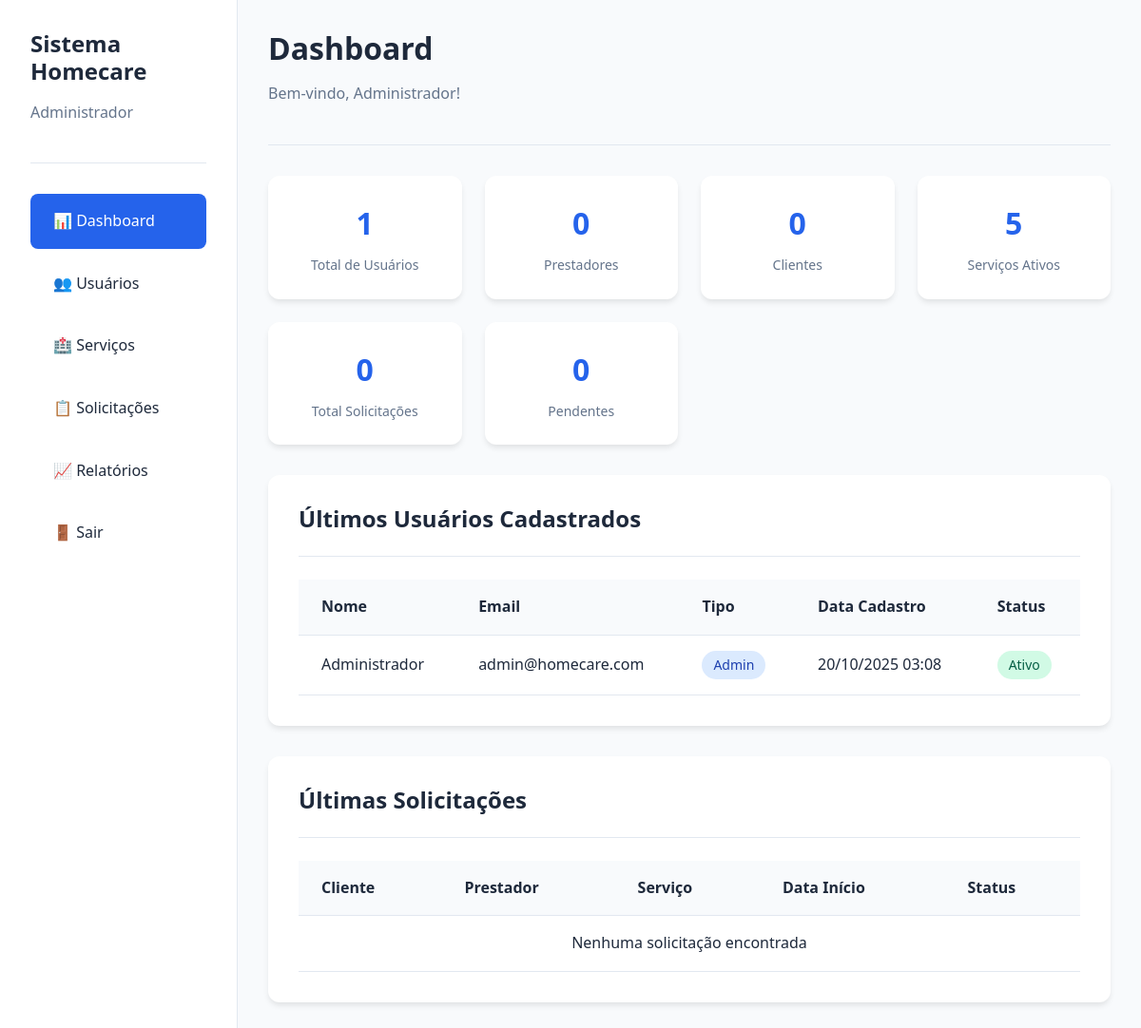
Page /admin/index.php (signed in) on the committed database.
### tables this page shows
CREATE TABLE usuarios (
    id INT AUTO_INCREMENT PRIMARY KEY,
    nome VARCHAR(100) NOT NULL,
    email VARCHAR(100) NOT NULL UNIQUE,
    senha VARCHAR(255) NOT NULL,
    telefone VARCHAR(20),
    cpf VARCHAR(14) UNIQUE,
    tipo_usuario ENUM('admin', 'prestador', 'cliente') NOT NULL,
    foto_perfil VARCHAR(255) DEFAULT NULL,
    status ENUM('ativo', 'inativo') DEFAULT 'ativo',
    data_cadastro TIMESTAMP DEFAULT CURRENT_TIMESTAMP,
    data_atualizacao TIMESTAMP DEFAULT CURRENT_TIMESTAMP ON UPDATE CURRENT_TIMESTAMP,
    INDEX idx_email (email),
    INDEX idx_tipo_usuario (tipo_usuario),
    INDEX idx_status (status)
);

### includes/funcoes.php (called while the page is built, shortened)
<?php
function isLoggedIn() {
    return isset($_SESSION['user_id']);
}
function getLoggedUser() {
    return [
        'id' => $_SESSION['user_id'],
        'nome' => $_SESSION['user_nome'],
        'email' => $_SESSION['user_email'],
        'tipo' => $_SESSION['user_tipo']
    ];
}
function formatDateTimeBR($datetime) {
    return date('d/m/Y H:i', strtotime($datetime));
}

### admin/index.php (the view, shortened to what this page needs)
<?php
$db = getDB();
$stats = [
    'total_usuarios' => 0,
    'total_prestadores' => 0,
    'total_clientes' => 0,
    'total_servicos' => 0,
    'total_solicitacoes' => 0,
    'solicitacoes_pendentes' => 0,
    'solicitacoes_concluidas' => 0
];
try {
    $stmt = $db->query("SELECT COUNT(*) as total FROM usuarios");
    $stats['total_usuarios'] = $stmt->fetch()['total'];
    $stmt = $db->query("SELECT COUNT(*) as total FROM usuarios WHERE tipo_usuario = 'prestador'");
    $stats['total_prestadores'] = $stmt->fetch()['total'];
    $stmt = $db->query("SELECT COUNT(*) as total FROM usuarios WHERE tipo_usuario = 'cliente'");
    $stats['total_clientes'] = $stmt->fetch()['total'];
    $stmt = $db->query("SELECT COUNT(*) as total FROM servicos WHERE status = 'ativo'");
    $stats['total_servicos'] = $stmt->fetch()['total'];
    $stmt = $db->query("SELECT COUNT(*) as total FROM solicitacoes");
    $stats['total_solicitacoes'] = $stmt->fetch()['total'];
    $stmt = $db->query("SELECT COUNT(*) as total FROM solicitacoes WHERE status = 'pendente'");
    $stats['solicitacoes_pendentes'] = $stmt->fetch()['total'];
    $stmt = $db->query("SELECT COUNT(*) as total FROM solicitacoes WHERE status = 'concluida'");
    $stats['solicitacoes_concluidas'] = $stmt->fetch()['total'];
    $stmt = $db->query("SELECT * FROM usuarios ORDER BY data_cadastro DESC LIMIT 5");
    $ultimos_usuarios = $stmt->fetchAll();
    $stmt = $db->query("
        SELECT s.*,
               c.nome as cliente_nome,
               p.nome as prestador_nome,
               srv.nome_servico
        FROM solicitacoes s
        JOIN usuarios c ON s.cliente_id = c.id
        JOIN usuarios p ON s.prestador_id = p.id
        JOIN servicos srv ON s.servico_id = srv.id
        ORDER BY s.data_solicitacao DESC
        LIMIT 5
    ");
    $ultimas_solicitacoes = $stmt->fetchAll();
} catch (PDOException $e) {
    $error = "Erro ao buscar estatísticas";
}
$user = getLoggedUser();
?>
<!DOCTYPE html>
<html lang="pt-BR">
<head>
    <link rel="stylesheet" href="../assets/css/style.css">
</head>
<body>
<div class="dashboard">
    <aside class="sidebar">
        <div class="sidebar-header">
            <h3><?= SITE_NAME ?></h3>
            <p>Administrador</p>
        </div>
        <ul class="sidebar-menu">
            <li><a href="index.php" class="active">📊 Dashboard</a></li>
            <li><a href="usuarios.php">👥 Usuários</a></li>
            <li><a href="servicos.php">🏥 Serviços</a></li>
            <li><a href="solicitacoes.php">📋 Solicitações</a></li>
            <li><a href="relatorios.php">📈 Relatórios</a></li>
            <li><a href="../auth/logout.php">🚪 Sair</a></li>
        </ul>
    </aside>
    <main class="main-content">
        <div class="page-header">
            <h1>Dashboard</h1>
            <p>Bem-vindo, <?= htmlspecialchars($user['nome']) ?>!</p>
        </div>
        <div class="stats-grid">
            <div class="stat-card">
                <div class="stat-value"><?= $stats['total_usuarios'] ?></div>
                <div class="stat-label">Total de Usuários</div>
            </div>
            <div class="stat-card">
                <div class="stat-value"><?= $stats['total_prestadores'] ?></div>
                <div class="stat-label">Prestadores</div>
            </div>
            <div class="stat-card">
                <div class="stat-value"><?= $stats['total_clientes'] ?></div>
                <div class="stat-label">Clientes</div>
            </div>
            <div class="stat-card">
                <div class="stat-value"><?= $stats['total_servicos'] ?></div>
                <div class="stat-label">Serviços Ativos</div>
            </div>
            <div class="stat-card">
                <div class="stat-value"><?= $stats['total_solicitacoes'] ?></div>
                <div class="stat-label">Total Solicitações</div>
            </div>
            <div class="stat-card">
                <div class="stat-value"><?= $stats['solicitacoes_pendentes'] ?></div>
                <div class="stat-label">Pendentes</div>
            </div>
        </div>
        <div class="card">
            <div class="card-header">
                <h3>Últimos Usuários Cadastrados</h3>
            </div>
            <div class="table-responsive">
                <table>
                    <thead>
                    <tr>
                        <th>Nome</th>
                        <th>Email</th>
                        <th>Tipo</th>
                        <th>Data Cadastro</th>
                        <th>Status</th>
                    </tr>
                    </thead>
                    <tbody>
                    <?php if (empty($ultimos_usuarios)): ?>
                        <tr><td colspan="5" class="text-center">Nenhum usuário encontrado</td></tr>
                    <?php else: ?>
                        <?php foreach ($ultimos_usuarios as $usuario): ?>
                            <tr>
                                <td><?= htmlspecialchars($usuario['nome']) ?></td>
                                <td><?= htmlspecialchars($usuario['email']) ?></td>
                                <td>
                                            <span class="badge badge-info">
                                                <?= ucfirst($usuario['tipo_usuario']) ?>
                                            </span>
                                </td>
                                <td><?= formatDateTimeBR($usuario['data_cadastro']) ?></td>
                                <td>
                                    <?php if ($usuario['status'] === 'ativo'): ?>
                                        <span class="badge badge-success">Ativo</span>
                                    <?php else: ?>
                                        <span class="badge badge-error">Inativo</span>
                                    <?php endif; ?>
                                </td>
                            </tr>
                        <?php endforeach; ?>
                    <?php endif; ?>
                    </tbody>
                </table>
            </div>
        </div>
        <div class="card">
            <div class="card-header">
                <h3>Últimas Solicitações</h3>
            </div>
            <div class="table-responsive">
                <table>
                    <thead>
                    <tr>
                        <th>Cliente</th>
                        <th>Prestador</th>
                        <th>Serviço</th>
                        <th>Data Início</th>
                        <th>Status</th>
                    </tr>
                    </thead>
                    <tbody>
                    <?php if (empty($ultimas_solicitacoes)): ?>
                        <tr><td colspan="5" class="text-center">Nenhuma solicitação encontrada</td></tr>
                    <?php endif; ?>
                    </tbody>
                </table>
            </div>
        </div>
    </main>
</div>
</body>
</html>

### assets/css/style.css (style rules this page uses)
* { margin: 0; padding: 0; box-sizing: border-box; }
:root { --primary-color: #2563eb; --primary-dark: #1e40af; --primary-light: #3b82f6; --secondary-color: #64748b; --secondary-dark: #475569; --success-color: #10b981; --error-color: #ef4444; --warning-color: #f59e0b; --info-color: #3b82f6; --bg-color: #f8fafc; --card-bg: #ffffff; --text-color: #1e293b; --text-light: #64748b; --border-color: #e2e8f0; --shadow-sm: 0 1px 2px 0 rgba(0, 0, 0, 0.05); --shadow-md: 0 4px 6px -1px rgba(0, 0, 0, 0.1); --shadow-lg: 0 10px 15px -3px rgba(0, 0, 0, 0.1); --shadow-xl: 0 20px 25px -5px rgba(0, 0, 0, 0.1); --spacing-xs: 0.5rem; --spacing-sm: 1rem; --spacing-md: 1.5rem; --spacing-lg: 2rem; --spacing-xl: 3rem; --radius-sm: 0.375rem; --radius-md: 0.5rem; --radius-lg: 0.75rem; --radius-xl: 1rem; }
body { font-family: 'Segoe UI', Tahoma, Geneva, Verdana, sans-serif; background-color: var(--bg-color); color: var(--text-color); line-height: 1.6; min-height: 100vh; }
h1, h2, h3, h4, h5, h6 { font-weight: 600; line-height: 1.2; margin-bottom: var(--spacing-sm); color: var(--text-color); }
h1 { font-size: 2.5rem; }
h3 { font-size: 1.5rem; }
p { margin-bottom: var(--spacing-sm); color: var(--text-light); }
a { color: var(--primary-color); text-decoration: none; transition: color 0.3s ease; }
.dashboard { display: flex; min-height: 100vh; }
.sidebar { width: 250px; background-color: white; border-right: 1px solid var(--border-color); padding: var(--spacing-lg); }
.sidebar-header { margin-bottom: var(--spacing-lg); padding-bottom: var(--spacing-md); border-bottom: 1px solid var(--border-color); }
.sidebar-menu { list-style: none; }
.sidebar-menu li { margin-bottom: var(--spacing-xs); }
.sidebar-menu a { display: block; padding: var(--spacing-sm) var(--spacing-md); color: var(--text-color); border-radius: var(--radius-md); transition: all 0.3s ease; }
.sidebar-menu a:hover, .sidebar-menu a.active { background-color: var(--primary-color); color: white; }
.main-content { flex: 1; padding: var(--spacing-lg); }
.page-header { margin-bottom: var(--spacing-lg); padding-bottom: var(--spacing-md); border-bottom: 1px solid var(--border-color); }
.page-header h1 { font-size: 2rem; }
.card { background-color: white; border-radius: var(--radius-lg); padding: var(--spacing-lg); box-shadow: var(--shadow-md); margin-bottom: var(--spacing-lg); }
.card-header { margin-bottom: var(--spacing-md); padding-bottom: var(--spacing-md); border-bottom: 1px solid var(--border-color); }
.card-header h3 { margin: 0; }
.stats-grid { display: grid; grid-template-columns: repeat(auto-fit, minmax(200px, 1fr)); gap: var(--spacing-md); margin-bottom: var(--spacing-lg); }
.stat-card { background-color: white; padding: var(--spacing-md); border-radius: var(--radius-lg); box-shadow: var(--shadow-md); text-align: center; }
.stat-value { font-size: 2rem; font-weight: 700; color: var(--primary-color); }
.stat-label { color: var(--text-light); font-size: 0.875rem; margin-top: var(--spacing-xs); }
.table-responsive { overflow-x: auto; }
table { width: 100%; border-collapse: collapse; background-color: white; }
thead { background-color: var(--bg-color); }
th, td { padding: var(--spacing-sm) var(--spacing-md); text-align: left; border-bottom: 1px solid var(--border-color); }
th { font-weight: 600; color: var(--text-color); }
.badge { display: inline-block; padding: 0.25rem 0.75rem; font-size: 0.875rem; font-weight: 500; border-radius: 9999px; }
.badge-success { background-color: #d1fae5; color: #065f46; }
.badge-info { background-color: #dbeafe; color: #1e40af; }
.text-center { text-align: center; }

### rows in the picture
usuarios: nome "Administrador", email "admin@homecare.com", tipo_usuario "Admin", data_cadastro "20/10/2025 03:08", status "Ativo"

### other values in the picture
SITE_NAME "Sistema Homecare"
$stats['total_usuarios'] "1"
$stats['total_prestadores'] "0"
$stats['total_clientes'] "0"
$stats['total_servicos'] "5"
$stats['total_solicitacoes'] "0"
$stats['solicitacoes_pendentes'] "0"
